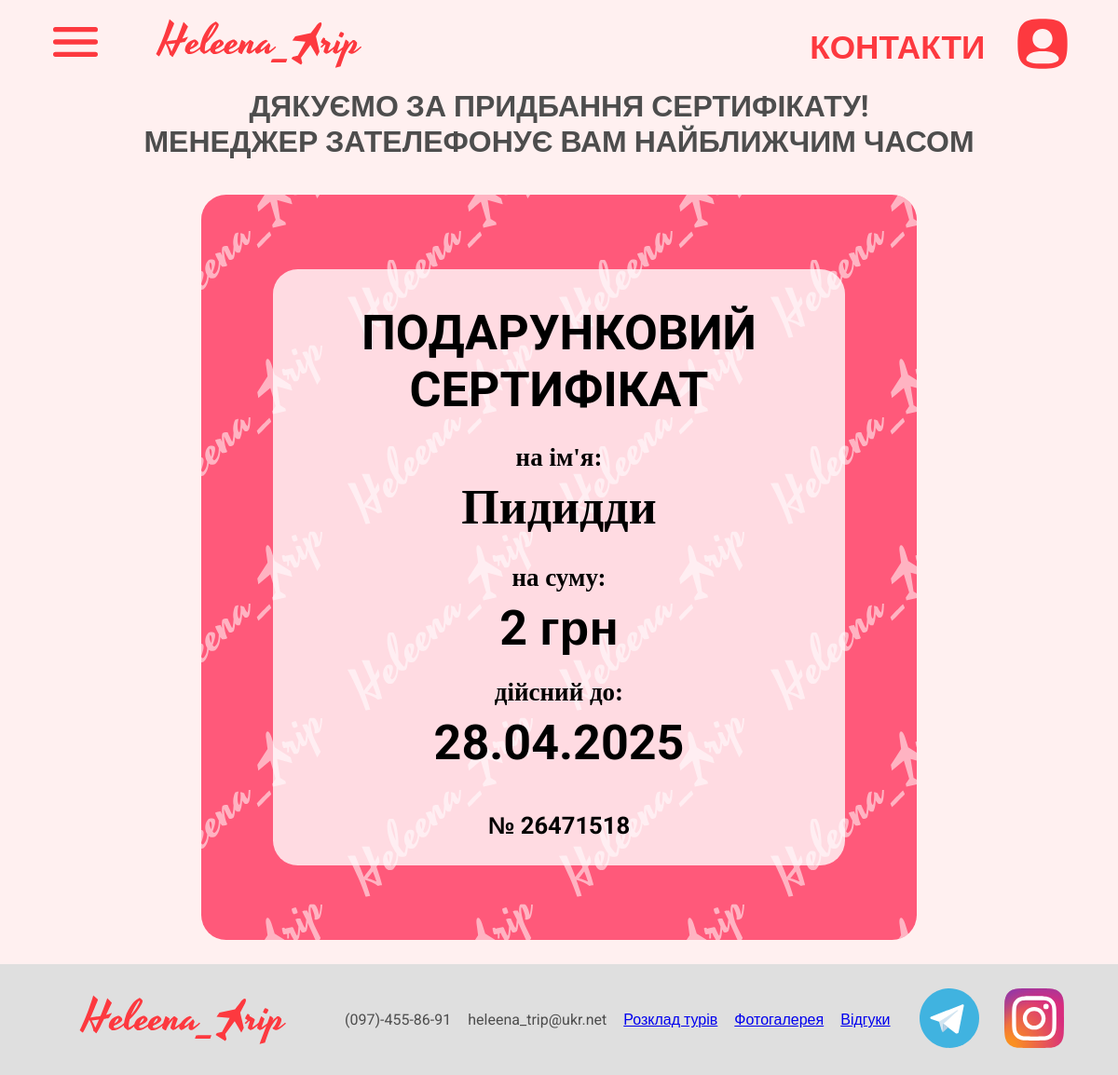
The app's page /certificate/17/ with its own data.
### trip/models.py (models this page shows)
class Certificate(models.Model):
    name = models.CharField(null=True, max_length=50, verbose_name="Ім'я та Прізвище, для кого подарунок")
    phone = models.CharField(null=True, max_length=20, verbose_name="Ваш номер телефону")
    phoneFor = models.CharField(null=True, max_length=20, verbose_name="Номер телефону, для кого сертифікат")
    amount = models.DecimalField(null=True, default=0, max_digits=9, decimal_places=0, verbose_name="Сума подарунку у грн", validators=[MinValueValidator(0), MaxValueValidator(999999999)])
    created_at = models.DateTimeField(auto_now_add=True, verbose_name="Дата замовлення")
    valid_until = models.DateTimeField(null=True, verbose_name="Сертифікат дійсний до")
    code = models.DecimalField(null=True, default=0, max_digits=9, decimal_places=0, verbose_name="Унікальний код сертифіката")
    email = models.EmailField(max_length=254, blank=True, null=True, verbose_name="Електронна пошта")
    approved = models.BooleanField(default=False, verbose_name="Схвалено")
    completed = models.BooleanField(default=False, verbose_name="Відпрацьовано")
    communication = models.ForeignKey('Communication', on_delete=models.PROTECT, null=True, blank=True, verbose_name="Куди Вам дзвонити / писати?")
    class Meta:
        ordering = ['-id']

### trip/views.py (the view)
# urls.py: path('certificate/<int:certificate_id>/', certificate, name='certificate'),
def certificate(request, certificate_id):
    certificate = get_object_or_404(Certificate, id=certificate_id)
    pagetitle = 'Сертифікат'
    return render(request, 'trip/thank_you_certificate.html', {'certificate': certificate, 'pagetitle': pagetitle})

### trip/context_processors.py (called while the page is built)
def global_contacts(request):
    try:
        contacts = MyContacts.objects.first()
    except MyContacts.DoesNotExist:
        contacts = None
    return {'contacts': contacts}

### trip/templates/trip/thank_you_certificate.html
{% extends 'base.html' %}
{% load static %}
{% load humanize %}
{% block main %}
<h1 class="center">
    ДЯКУЄМО ЗА ПРИДБАННЯ СЕРТИФІКАТУ!
    <br>
    МЕНЕДЖЕР ЗАТЕЛЕФОНУЄ ВАМ НАЙБЛИЖЧИМ ЧАСОМ
</h1>
<br><br>
<div class="certificate-thank">
    <img class="main-menu__logo1" src={% static "icons/Logo_Semi_Transparent.svg" %} alt="LOGO">
    <img class="main-menu__logo2" src={% static "icons/Logo_Semi_Transparent.svg" %} alt="LOGO">
    <img class="main-menu__logo3" src={% static "icons/Logo_Semi_Transparent.svg" %} alt="LOGO">
    <img class="main-menu__logo4" src={% static "icons/Logo_Semi_Transparent.svg" %} alt="LOGO">
    <img class="main-menu__logo5" src={% static "icons/Logo_Semi_Transparent.svg" %} alt="LOGO">
    <img class="main-menu__logo6" src={% static "icons/Logo_Semi_Transparent.svg" %} alt="LOGO">
    <img class="main-menu__logo7" src={% static "icons/Logo_Semi_Transparent.svg" %} alt="LOGO">
    <img class="main-menu__logo8" src={% static "icons/Logo_Semi_Transparent.svg" %} alt="LOGO">
    <img class="main-menu__logo9" src={% static "icons/Logo_Semi_Transparent.svg" %} alt="LOGO">
    <img class="main-menu__logo10" src={% static "icons/Logo_Semi_Transparent.svg" %} alt="LOGO">
    <img class="main-menu__logo11" src={% static "icons/Logo_Semi_Transparent.svg" %} alt="LOGO">
    <img class="main-menu__logo12" src={% static "icons/Logo_Semi_Transparent.svg" %} alt="LOGO">
    <img class="main-menu__logo13" src={% static "icons/Logo_Semi_Transparent.svg" %} alt="LOGO">
    <img class="main-menu__logo14" src={% static "icons/Logo_Semi_Transparent.svg" %} alt="LOGO">
    <img class="main-menu__logo15" src={% static "icons/Logo_Semi_Transparent.svg" %} alt="LOGO">
    <img class="main-menu__logo16" src={% static "icons/Logo_Semi_Transparent.svg" %} alt="LOGO">
    <img class="main-menu__logo17" src={% static "icons/Logo_Semi_Transparent.svg" %} alt="LOGO">
    <img class="main-menu__logo18" src={% static "icons/Logo_Semi_Transparent.svg" %} alt="LOGO">
    <img class="main-menu__logo19" src={% static "icons/Logo_Semi_Transparent.svg" %} alt="LOGO">
    <img class="main-menu__logo20" src={% static "icons/Logo_Semi_Transparent.svg" %} alt="LOGO">
    <div class="certificate-thank__container">
        <h2>
            ПОДАРУНКОВИЙ СЕРТИФІКАТ
        </h2>
        <div class="certificate-thank__label">на ім'я:</div>
        <div class="certificate-thank__name">{{ certificate.name }}</div>
        <div class="certificate-thank__label">на суму:</div>
        <div class="certificate-thank__content">{{ certificate.amount | intcomma }} грн</div>
        <div class="certificate-thank__label">дійсний до:</div>
        <div class="certificate-thank__content">{{ certificate.valid_until|date:"d.m.Y" }}</div>
        <div class="certificate-thank__waiting">{% if certificate.code %} № {{ certificate.code }} {% else %} Код буде сгенеровано, коли менеджер схвале заявку {% endif %}</div>
    </div>
</div>
{% endblock %}

### records on screen
Certificate: name "Пидидди", amount "2", valid_until "28.04.2025", code "26471518"
